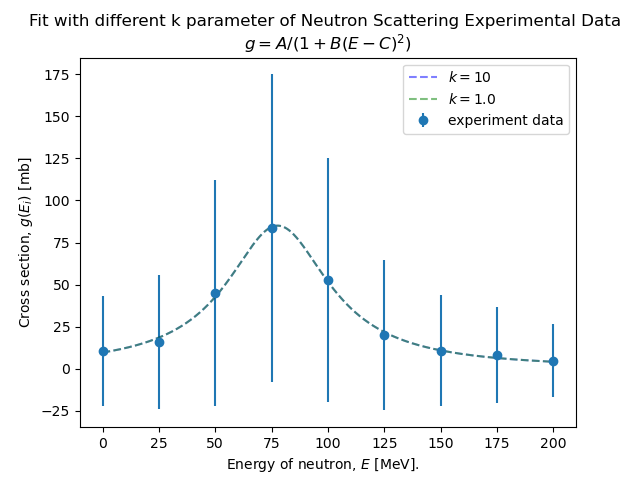

The script that saved this image:
""" Example of curve fitting using scipy.optimize package
    Performs chi squared fit of data insample.txt file to qudratic function
    
    Lev Kaplan 2019"""

# Nonlinfit.py: Langrange interpolation tabulated data
    
from pylab import *
from scipy.optimize import curve_fit   # chi squared fitting

def func_poly_quad(x,a,b,c):   # define functional form
    return a + b*x + c*x*x

def func_abc(x,a,b,c):   # define functional form
    return a/(1+b*(x-c)**2)

def func_abcd(x,a,b,c,d):   # define functional form
    return a/(d+b*(x-c)**2)
    # return a + b*x + c*x*x

NMAX = 1000  # max number of input points

xin = zeros(NMAX)  # each is array of length NMAX, all elements set to zero
yin = zeros(NMAX)
sig = zeros(NMAX)
sig1 = zeros(NMAX)

inputfile = open("lagrange.dat","r")  # read in the input x,y values
r = inputfile.readlines()  # read the whole file into list (one item per line)
inputfile.close()
        # input has the form: x0 y0 sig0
        #                     x1 y1 sig1
        #                     ...
# print(r)

m = 0
#k = 0.4624  # manually adjusted

k = 10

for line in r:
    print(line)
    s = line.split() # split line and split into list of items(assume items separated by spaces)
    xin[m] = s[0] # first number in each line is the x value
    yin[m] = s[1]
    sig[m] = k*sqrt(yin[m]) # was sig[m] = s[2]
    sig1[m] = 1 * sqrt(yin[m])  # was sig[m] = s[2]
    m+=1         # m is total number of input data points
                 # will be stored in xin[0]..xin[n-1],yin[0]..yin[n-1]

init_abc = [80,1,75]

popt_abc1, pcov_abc1 = curve_fit(func_abc, xin[0:m], yin[0:m], p0=init_abc, sigma=sig1[0:m])

popt_abc, pcov_abc = curve_fit(func_abc, xin[0:m], yin[0:m], p0=init_abc, sigma=sig[0:m])



print("best fit for k = 1 parameters a,b,c =", popt_abc1)
print("best fit for k = 0.4624 parameters a,b,c =", popt_abc)

print("for k = 1 covariance matrix for the parameters a,b,c =\n",pcov_abc1)
print("for k = 0.4624 covariance matrix for the parameters a,b,c =\n",pcov_abc)

print("for k = 1 uncertainties in parameters =",sqrt(abs(diag(pcov_abc1))))
print("for k = 0.4624 uncertainties in parameters =",sqrt(abs(diag(pcov_abc))))


xvalues = linspace(0,200,1000)

yvalues_abc = func_abc(xvalues, popt_abc[0], popt_abc[1], popt_abc[2])

yvalues_abc1 = func_abc(xvalues, popt_abc1[0], popt_abc1[1], popt_abc1[2])

chi2_abc=0
yfit_abc = func_abc(xin, popt_abc[0], popt_abc[1], popt_abc[2])
for i in range(0, m):
    sig2 = sig[i] * sig[i]
    chi2_abc += ((yin[i] - yfit_abc[i])**2)/sig2

chi2_abc1=0
yfit_abc1 = func_abc(xin, popt_abc1[0], popt_abc1[1], popt_abc1[2])
for i in range(0, m):
    sig2 = sig[i] * sig[i]
    chi2_abc1 += ((yin[i] - yfit_abc[i])**2)/sig2

print('k = 0.4624  fit chi^2 = ', chi2_abc)
print('k = 1 fit chi^2 = ', chi2_abc1)

errorbar(xin[0:m],yin[0:m],sig[0:m],fmt="o",label="experiment data")

plot(xvalues,yvalues_abc,"b--",label=r'$ k = $'+str(k), alpha=0.5)
plot(xvalues,yvalues_abc1,"g--",label=r'$ k = 1.0 $', alpha=0.5)

title('Fit with different k parameter of Neutron Scattering Experimental Data \n'+ r'$ g = A / (1 + B {(E-C)}^2 )$')
ylabel( 'Cross section, '+ r'$g(E_i)$ [mb]')
xlabel( 'Energy of neutron, $E$ [MeV].   ')
legend(loc="upper right")
savefig('03_04-05_w_k.png')
show()
